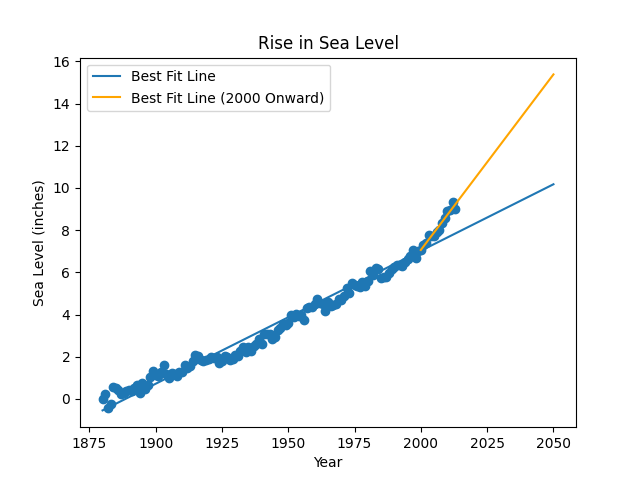

Reproduce this figure in Python.
import pandas as pd
import matplotlib.pyplot as plt
from scipy.stats import linregress

def sea_level_predictor():
    # Load the dataset
    df = pd.read_csv('epa-sea-level.csv')
    
    # Create a scatter plot using Year as the x-axis and CSIRO Adjusted Sea Level as the y-axis
    fig, ax = plt.subplots()  # Create the figure and axis for plotting
    ax.scatter(df['Year'], df['CSIRO Adjusted Sea Level'])
    
    # Fit a line of best fit for all data
    slope, intercept, r_value, p_value, std_err = linregress(df['Year'], df['CSIRO Adjusted Sea Level'])
    
    # Generate predictions for the years 1880 to 2050
    years_extended = range(1880, 2051)
    sea_level_extended = [slope * year + intercept for year in years_extended]
    
    # Plot the first line of best fit (for all data)
    ax.plot(years_extended, sea_level_extended, label='Best Fit Line')
    
    # Filter data for years 2000 onward
    df_recent = df[df['Year'] >= 2000]
    
    # Fit a line of best fit for data from 2000 onward
    slope_recent, intercept_recent, _, _, _ = linregress(df_recent['Year'], df_recent['CSIRO Adjusted Sea Level'])
    
    # Generate predictions for the years 2000 to 2050
    years_recent = range(2000, 2051)
    sea_level_extended_recent = [slope_recent * year + intercept_recent for year in years_recent]
    
    # Plot the second line of best fit (from 2000 onward)
    ax.plot(years_recent, sea_level_extended_recent, label='Best Fit Line (2000 Onward)', color='orange')
    
    # Add labels and title
    ax.set_xlabel('Year')  # Set x-axis label
    ax.set_ylabel('Sea Level (inches)')  # Set y-axis label
    ax.set_title('Rise in Sea Level')
    
    # Add a legend
    ax.legend()
    
    # Save the plot as an image
    plt.savefig('sea_level_predictor.png')
    
    # Return the axis object for testing purposes
    return ax  # Return the axis to use in tests

def draw_plot():
    ax = sea_level_predictor() 
    return ax  # Ensure that draw_plot returns the axis object
